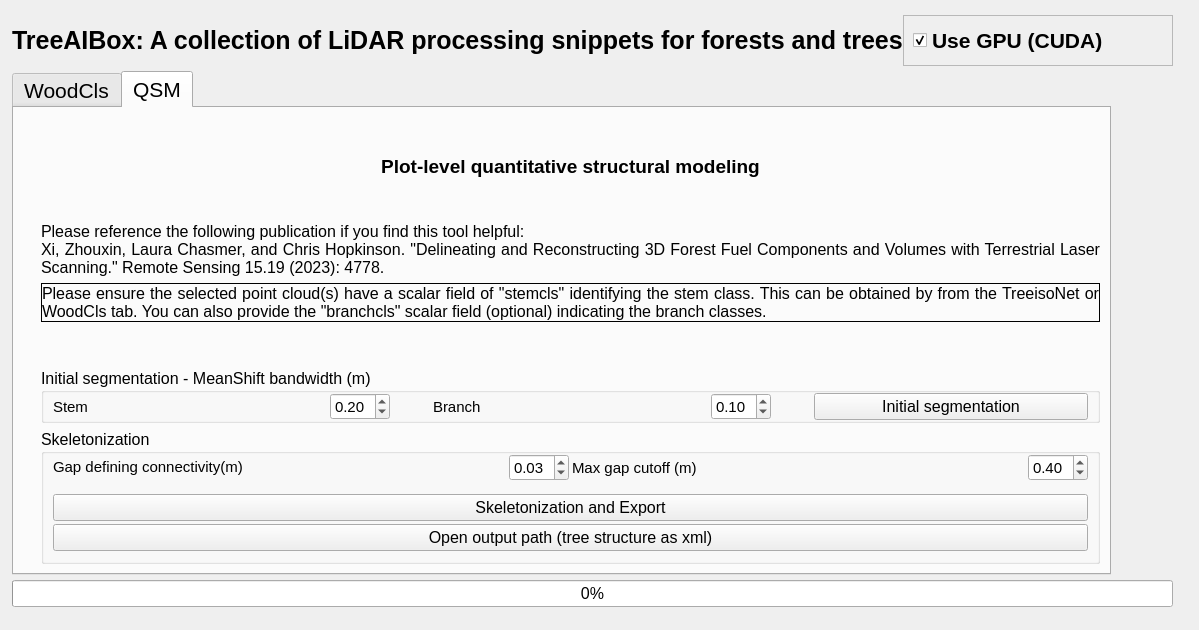
<?xml version="1.0" encoding="UTF-8"?>
<ui version="4.0">
 <class>Widget</class>
 <widget class="QWidget" name="Widget">
  <property name="enabled">
   <bool>true</bool>
  </property>
  <property name="geometry">
   <rect>
    <x>0</x>
    <y>0</y>
    <width>1199</width>
    <height>630</height>
   </rect>
  </property>
  <property name="sizePolicy">
   <sizepolicy hsizetype="Expanding" vsizetype="Expanding">
    <horstretch>0</horstretch>
    <verstretch>0</verstretch>
   </sizepolicy>
  </property>
  <property name="windowTitle">
   <string>Widget</string>
  </property>
  <widget class="QWidget" name="horizontalLayoutWidget">
   <property name="geometry">
    <rect>
     <x>10</x>
     <y>10</y>
     <width>1165</width>
     <height>602</height>
    </rect>
   </property>
   <property name="font">
    <font>
     <pointsize>11</pointsize>
    </font>
   </property>
   <layout class="QGridLayout" name="gridLayout_8">
    <property name="leftMargin">
     <number>2</number>
    </property>
    <property name="topMargin">
     <number>5</number>
    </property>
    <property name="rightMargin">
     <number>2</number>
    </property>
    <property name="bottomMargin">
     <number>5</number>
    </property>
    <property name="horizontalSpacing">
     <number>4</number>
    </property>
    <property name="verticalSpacing">
     <number>5</number>
    </property>
    <item row="3" column="0">
     <widget class="QProgressBar" name="progressBar">
      <property name="sizePolicy">
       <sizepolicy hsizetype="Expanding" vsizetype="Fixed">
        <horstretch>0</horstretch>
        <verstretch>0</verstretch>
       </sizepolicy>
      </property>
      <property name="minimumSize">
       <size>
        <width>0</width>
        <height>0</height>
       </size>
      </property>
      <property name="maximumSize">
       <size>
        <width>16777215</width>
        <height>16777215</height>
       </size>
      </property>
      <property name="baseSize">
       <size>
        <width>0</width>
        <height>0</height>
       </size>
      </property>
      <property name="font">
       <font>
        <pointsize>12</pointsize>
       </font>
      </property>
      <property name="value">
       <number>0</number>
      </property>
     </widget>
    </item>
    <item row="0" column="0">
     <layout class="QGridLayout" name="gridLayout_15" columnstretch="3,1">
      <item row="0" column="0">
       <widget class="QLabel" name="label_9">
        <property name="font">
         <font>
          <pointsize>19</pointsize>
          <weight>75</weight>
          <bold>true</bold>
         </font>
        </property>
        <property name="text">
         <string>TreeAIBox: A collection of LiDAR processing snippets for forests and trees</string>
        </property>
        <property name="alignment">
         <set>Qt::AlignLeading|Qt::AlignLeft|Qt::AlignVCenter</set>
        </property>
        <property name="margin">
         <number>3</number>
        </property>
       </widget>
      </item>
      <item row="0" column="1">
       <widget class="QFrame" name="frame">
        <property name="frameShape">
         <enum>QFrame::StyledPanel</enum>
        </property>
        <property name="frameShadow">
         <enum>QFrame::Raised</enum>
        </property>
        <property name="lineWidth">
         <number>3</number>
        </property>
        <layout class="QGridLayout" name="gridLayout_14">
         <item row="0" column="0">
          <widget class="QCheckBox" name="checkboxGPU">
           <property name="font">
            <font>
             <pointsize>16</pointsize>
             <weight>75</weight>
             <bold>true</bold>
            </font>
           </property>
           <property name="text">
            <string>Use GPU (CUDA)</string>
           </property>
           <property name="iconSize">
            <size>
             <width>20</width>
             <height>20</height>
            </size>
           </property>
           <property name="checked">
            <bool>true</bool>
           </property>
          </widget>
         </item>
        </layout>
       </widget>
      </item>
     </layout>
    </item>
    <item row="1" column="0" rowspan="2">
     <widget class="QTabWidget" name="tabWidget">
      <property name="maximumSize">
       <size>
        <width>1099</width>
        <height>504</height>
       </size>
      </property>
      <property name="font">
       <font>
        <pointsize>16</pointsize>
       </font>
      </property>
      <property name="currentIndex">
       <number>1</number>
      </property>
      <widget class="QWidget" name="tab_3">
       <attribute name="title">
        <string>WoodCls</string>
       </attribute>
       <layout class="QGridLayout" name="gridLayout_4">
        <property name="sizeConstraint">
         <enum>QLayout::SetNoConstraint</enum>
        </property>
        <item row="0" column="0">
         <layout class="QHBoxLayout" name="horizontalLayout_3">
          <item>
           <layout class="QGridLayout" name="gridLayout_9">
            <item row="0" column="0">
             <widget class="QLabel" name="labelWoodClsImage">
              <property name="maximumSize">
               <size>
                <width>600</width>
                <height>400</height>
               </size>
              </property>
              <property name="text">
               <string/>
              </property>
              <property name="pixmap">
               <pixmap resource="form.qrc">:/img/img/woodcls_branch.png</pixmap>
              </property>
              <property name="scaledContents">
               <bool>true</bool>
              </property>
             </widget>
            </item>
           </layout>
          </item>
          <item>
           <layout class="QVBoxLayout" name="verticalLayout_11">
            <property name="spacing">
             <number>0</number>
            </property>
            <property name="leftMargin">
             <number>2</number>
            </property>
            <property name="rightMargin">
             <number>2</number>
            </property>
            <item>
             <widget class="QLabel" name="label_6">
              <property name="font">
               <font>
                <pointsize>14</pointsize>
                <weight>75</weight>
                <bold>true</bold>
               </font>
              </property>
              <property name="text">
               <string>Wood filtering from TLS</string>
              </property>
              <property name="alignment">
               <set>Qt::AlignCenter</set>
              </property>
              <property name="wordWrap">
               <bool>true</bool>
              </property>
              <property name="margin">
               <number>2</number>
              </property>
              <property name="indent">
               <number>1</number>
              </property>
             </widget>
            </item>
            <item>
             <widget class="QLabel" name="label_5">
              <property name="font">
               <font>
                <pointsize>11</pointsize>
               </font>
              </property>
              <property name="text">
               <string>Please reference the following publication if you find this tool helpful:

Xi, Zhouxin, Chris Hopkinson, and Laura Chasmer. &quot;Filtering stems and branches from terrestrial laser scanning point clouds using deep 3-D fully convolutional networks.&quot; Remote Sensing 10.8 (2018): 1215.

Xi, Zhouxin, Laura Chasmer, and Chris Hopkinson. &quot;Delineating and Reconstructing 3D Forest Fuel Components and Volumes with Terrestrial Laser Scanning.&quot; Remote Sensing 15.19 (2023): 4778.</string>
              </property>
              <property name="alignment">
               <set>Qt::AlignJustify|Qt::AlignVCenter</set>
              </property>
              <property name="wordWrap">
               <bool>true</bool>
              </property>
             </widget>
            </item>
            <item>
             <spacer name="verticalSpacer_5">
              <property name="orientation">
               <enum>Qt::Vertical</enum>
              </property>
              <property name="sizeHint" stdset="0">
               <size>
                <width>20</width>
                <height>40</height>
               </size>
              </property>
             </spacer>
            </item>
            <item>
             <widget class="QGroupBox" name="groupBox_5">
              <property name="enabled">
               <bool>true</bool>
              </property>
              <property name="font">
               <font>
                <pointsize>14</pointsize>
               </font>
              </property>
              <property name="title">
               <string>Sensor</string>
              </property>
              <property name="alignment">
               <set>Qt::AlignLeading|Qt::AlignLeft|Qt::AlignVCenter</set>
              </property>
              <property name="checkable">
               <bool>false</bool>
              </property>
              <layout class="QHBoxLayout" name="horizontalLayout_10" stretch="1,0,0">
               <item>
                <widget class="QRadioButton" name="radioWoodClsTLS">
                 <property name="enabled">
                  <bool>true</bool>
                 </property>
                 <property name="text">
                  <string>TLS</string>
                 </property>
                 <property name="checked">
                  <bool>true</bool>
                 </property>
                </widget>
               </item>
               <item>
                <widget class="QRadioButton" name="radioWoodClsUAV">
                 <property name="enabled">
                  <bool>false</bool>
                 </property>
                 <property name="font">
                  <font>
                   <pointsize>14</pointsize>
                  </font>
                 </property>
                 <property name="text">
                  <string>UAV</string>
                 </property>
                </widget>
               </item>
               <item>
                <widget class="QLabel" name="label">
                 <property name="enabled">
                  <bool>false</bool>
                 </property>
                 <property name="text">
                  <string>(To be added)</string>
                 </property>
                </widget>
               </item>
              </layout>
             </widget>
            </item>
            <item>
             <widget class="QGroupBox" name="groupTreeisoNetSensor_3">
              <property name="enabled">
               <bool>true</bool>
              </property>
              <property name="font">
               <font>
                <pointsize>14</pointsize>
               </font>
              </property>
              <property name="title">
               <string>Component</string>
              </property>
              <property name="checkable">
               <bool>false</bool>
              </property>
              <layout class="QHBoxLayout" name="horizontalLayout_19" stretch="1,1">
               <property name="spacing">
                <number>4</number>
               </property>
               <item>
                <widget class="QRadioButton" name="radioWoodClsStem">
                 <property name="enabled">
                  <bool>true</bool>
                 </property>
                 <property name="text">
                  <string>Stem</string>
                 </property>
                 <property name="checked">
                  <bool>true</bool>
                 </property>
                </widget>
               </item>
               <item>
                <widget class="QRadioButton" name="radioWoodClsBranch">
                 <property name="enabled">
                  <bool>true</bool>
                 </property>
                 <property name="text">
                  <string>Branch</string>
                 </property>
                 <property name="checked">
                  <bool>false</bool>
                 </property>
                </widget>
               </item>
              </layout>
             </widget>
            </item>
            <item>
             <spacer name="verticalSpacer">
              <property name="orientation">
               <enum>Qt::Vertical</enum>
              </property>
              <property name="sizeHint" stdset="0">
               <size>
                <width>20</width>
                <height>40</height>
               </size>
              </property>
             </spacer>
            </item>
            <item>
             <layout class="QHBoxLayout" name="horizontalLayout_17" stretch="4,0">
              <property name="spacing">
               <number>6</number>
              </property>
              <property name="sizeConstraint">
               <enum>QLayout::SetDefaultConstraint</enum>
              </property>
              <property name="topMargin">
               <number>0</number>
              </property>
              <item>
               <layout class="QVBoxLayout" name="verticalLayout_4">
                <property name="spacing">
                 <number>0</number>
                </property>
                <property name="topMargin">
                 <number>2</number>
                </property>
                <property name="bottomMargin">
                 <number>2</number>
                </property>
                <item>
                 <widget class="QLabel" name="label_17">
                  <property name="maximumSize">
                   <size>
                    <width>16777215</width>
                    <height>40</height>
                   </size>
                  </property>
                  <property name="font">
                   <font>
                    <pointsize>14</pointsize>
                   </font>
                  </property>
                  <property name="text">
                   <string>Predefined models</string>
                  </property>
                  <property name="indent">
                   <number>0</number>
                  </property>
                 </widget>
                </item>
                <item>
                 <widget class="QComboBox" name="comboPretrainWoodCls">
                  <property name="font">
                   <font>
                    <pointsize>11</pointsize>
                   </font>
                  </property>
                 </widget>
                </item>
               </layout>
              </item>
              <item>
               <layout class="QVBoxLayout" name="verticalLayout_12" stretch="1,0,1">
                <property name="spacing">
                 <number>0</number>
                </property>
                <property name="rightMargin">
                 <number>0</number>
                </property>
                <item>
                 <widget class="QPushButton" name="btnWoodclsOpenModelPath">
                  <property name="sizePolicy">
                   <sizepolicy hsizetype="Expanding" vsizetype="Expanding">
                    <horstretch>0</horstretch>
                    <verstretch>0</verstretch>
                   </sizepolicy>
                  </property>
                  <property name="font">
                   <font>
                    <pointsize>12</pointsize>
                    <kerning>true</kerning>
                   </font>
                  </property>
                  <property name="styleSheet">
                   <string notr="true"/>
                  </property>
                  <property name="text">
                   <string>Model path</string>
                  </property>
                  <property name="autoDefault">
                   <bool>false</bool>
                  </property>
                  <property name="default">
                   <bool>false</bool>
                  </property>
                  <property name="flat">
                   <bool>false</bool>
                  </property>
                 </widget>
                </item>
                <item>
                 <widget class="Line" name="line_2">
                  <property name="sizePolicy">
                   <sizepolicy hsizetype="Expanding" vsizetype="Expanding">
                    <horstretch>0</horstretch>
                    <verstretch>0</verstretch>
                   </sizepolicy>
                  </property>
                  <property name="minimumSize">
                   <size>
                    <width>0</width>
                    <height>10</height>
                   </size>
                  </property>
                  <property name="frameShadow">
                   <enum>QFrame::Plain</enum>
                  </property>
                  <property name="lineWidth">
                   <number>3</number>
                  </property>
                  <property name="midLineWidth">
                   <number>0</number>
                  </property>
                  <property name="orientation">
                   <enum>Qt::Vertical</enum>
                  </property>
                 </widget>
                </item>
                <item>
                 <widget class="QPushButton" name="btnWoodclsDownload">
                  <property name="font">
                   <font>
                    <pointsize>12</pointsize>
                    <kerning>true</kerning>
                   </font>
                  </property>
                  <property name="text">
                   <string>Download</string>
                  </property>
                 </widget>
                </item>
               </layout>
              </item>
             </layout>
            </item>
            <item>
             <spacer name="verticalSpacer_20">
              <property name="orientation">
               <enum>Qt::Vertical</enum>
              </property>
              <property name="sizeType">
               <enum>QSizePolicy::Preferred</enum>
              </property>
              <property name="sizeHint" stdset="0">
               <size>
                <width>20</width>
                <height>40</height>
               </size>
              </property>
             </spacer>
            </item>
            <item>
             <widget class="QPushButton" name="btnWoodclsApply">
              <property name="font">
               <font>
                <pointsize>14</pointsize>
               </font>
              </property>
              <property name="text">
               <string>Apply</string>
              </property>
             </widget>
            </item>
           </layout>
          </item>
         </layout>
        </item>
       </layout>
      </widget>
      <widget class="QWidget" name="tab_4">
       <attribute name="title">
        <string>QSM</string>
       </attribute>
       <layout class="QGridLayout" name="gridLayout_7">
        <item row="0" column="0">
         <layout class="QHBoxLayout" name="horizontalLayout_4">
          <item>
           <layout class="QGridLayout" name="gridLayout_10">
            <item row="0" column="0">
             <widget class="QLabel" name="label_25">
              <property name="maximumSize">
               <size>
                <width>600</width>
                <height>400</height>
               </size>
              </property>
              <property name="text">
               <string/>
              </property>
              <property name="pixmap">
			   <pixmap resource="form.qrc">:/img/img/branchreconstruction.png</pixmap>
              </property>
              <property name="scaledContents">
               <bool>true</bool>
              </property>
             </widget>
            </item>
           </layout>
          </item>
          <item>
           <layout class="QVBoxLayout" name="verticalLayout_13" stretch="2,1,0,0,0,0">
            <property name="spacing">
             <number>6</number>
            </property>
            <item>
             <widget class="QLabel" name="label_30">
              <property name="font">
               <font>
                <pointsize>14</pointsize>
                <weight>75</weight>
                <bold>true</bold>
                <underline>false</underline>
               </font>
              </property>
              <property name="text">
               <string>Plot-level quantitative structural modeling</string>
              </property>
              <property name="alignment">
               <set>Qt::AlignCenter</set>
              </property>
              <property name="wordWrap">
               <bool>true</bool>
              </property>
              <property name="margin">
               <number>2</number>
              </property>
              <property name="indent">
               <number>1</number>
              </property>
             </widget>
            </item>
            <item>
             <widget class="QLabel" name="label_31">
              <property name="font">
               <font>
                <pointsize>12</pointsize>
                <underline>false</underline>
               </font>
              </property>
              <property name="text">
               <string>Please reference the following publication if you find this tool helpful:
Xi, Zhouxin, Laura Chasmer, and Chris Hopkinson. &quot;Delineating and Reconstructing 3D Forest Fuel Components and Volumes with Terrestrial Laser Scanning.&quot; Remote Sensing 15.19 (2023): 4778.</string>
              </property>
              <property name="alignment">
               <set>Qt::AlignJustify|Qt::AlignVCenter</set>
              </property>
              <property name="wordWrap">
               <bool>true</bool>
              </property>
              <property name="margin">
               <number>3</number>
              </property>
              <property name="indent">
               <number>-1</number>
              </property>
             </widget>
            </item>
            <item>
             <widget class="QLabel" name="label_32">
              <property name="font">
               <font>
                <pointsize>12</pointsize>
               </font>
              </property>
              <property name="frameShape">
               <enum>QFrame::Box</enum>
              </property>
              <property name="text">
               <string>Please ensure the selected point cloud(s) have a scalar field of &quot;stemcls&quot; identifying the stem class. This can be obtained by from the TreeisoNet or WoodCls tab. You can also provide the &quot;branchcls&quot; scalar field (optional) indicating the branch classes.</string>
              </property>
              <property name="alignment">
               <set>Qt::AlignJustify|Qt::AlignVCenter</set>
              </property>
              <property name="wordWrap">
               <bool>true</bool>
              </property>
              <property name="margin">
               <number>4</number>
              </property>
             </widget>
            </item>
            <item>
             <spacer name="verticalSpacer_9">
              <property name="orientation">
               <enum>Qt::Vertical</enum>
              </property>
              <property name="sizeHint" stdset="0">
               <size>
                <width>20</width>
                <height>40</height>
               </size>
              </property>
             </spacer>
            </item>
            <item>
             <widget class="QGroupBox" name="groupBox_3">
              <property name="enabled">
               <bool>true</bool>
              </property>
              <property name="font">
               <font>
                <pointsize>12</pointsize>
               </font>
              </property>
              <property name="title">
               <string>Initial segmentation - MeanShift bandwidth (m)</string>
              </property>
              <property name="checkable">
               <bool>false</bool>
              </property>
              <layout class="QHBoxLayout" name="horizontalLayout_18" stretch="1,2,0,1,2,0,1">
               <property name="spacing">
                <number>3</number>
               </property>
               <property name="leftMargin">
                <number>9</number>
               </property>
               <property name="topMargin">
                <number>0</number>
               </property>
               <property name="rightMargin">
                <number>9</number>
               </property>
               <property name="bottomMargin">
                <number>0</number>
               </property>
               <item>
                <widget class="QLabel" name="label_21">
                 <property name="font">
                  <font>
                   <pointsize>11</pointsize>
                  </font>
                 </property>
                 <property name="text">
                  <string>Stem</string>
                 </property>
                </widget>
               </item>
               <item>
                <widget class="QDoubleSpinBox" name="spinQSMStemSpacing">
                 <property name="maximumSize">
                  <size>
                   <width>60</width>
                   <height>16777215</height>
                  </size>
                 </property>
                 <property name="font">
                  <font>
                   <pointsize>11</pointsize>
                  </font>
                 </property>
                 <property name="decimals">
                  <number>2</number>
                 </property>
                 <property name="maximum">
                  <double>100.000000000000000</double>
                 </property>
                 <property name="singleStep">
                  <double>0.050000000000000</double>
                 </property>
                 <property name="value">
                  <double>0.200000000000000</double>
                 </property>
                </widget>
               </item>
               <item>
                <spacer name="horizontalSpacer">
                 <property name="orientation">
                  <enum>Qt::Horizontal</enum>
                 </property>
                 <property name="sizeHint" stdset="0">
                  <size>
                   <width>40</width>
                   <height>20</height>
                  </size>
                 </property>
                </spacer>
               </item>
               <item>
                <widget class="QLabel" name="label_14">
                 <property name="font">
                  <font>
                   <pointsize>11</pointsize>
                  </font>
                 </property>
                 <property name="text">
                  <string>Branch</string>
                 </property>
                </widget>
               </item>
               <item>
                <widget class="QDoubleSpinBox" name="spinQSMBranchBandwidth">
                 <property name="maximumSize">
                  <size>
                   <width>60</width>
                   <height>16777215</height>
                  </size>
                 </property>
                 <property name="font">
                  <font>
                   <pointsize>11</pointsize>
                  </font>
                 </property>
                 <property name="decimals">
                  <number>2</number>
                 </property>
                 <property name="maximum">
                  <double>100.000000000000000</double>
                 </property>
                 <property name="singleStep">
                  <double>0.010000000000000</double>
                 </property>
                 <property name="value">
                  <double>0.100000000000000</double>
                 </property>
                </widget>
               </item>
               <item>
                <spacer name="horizontalSpacer_2">
                 <property name="orientation">
                  <enum>Qt::Horizontal</enum>
                 </property>
                 <property name="sizeHint" stdset="0">
                  <size>
                   <width>40</width>
                   <height>20</height>
                  </size>
                 </property>
                </spacer>
               </item>
               <item>
                <widget class="QPushButton" name="btnQSMInitSegmentation">
                 <property name="font">
                  <font>
                   <pointsize>12</pointsize>
                   <kerning>true</kerning>
                  </font>
                 </property>
                 <property name="text">
                  <string>Initial segmentation</string>
                 </property>
                </widget>
               </item>
              </layout>
             </widget>
            </item>
            <item>
             <widget class="QGroupBox" name="groupBox_4">
              <property name="enabled">
               <bool>true</bool>
              </property>
              <property name="font">
               <font>
                <pointsize>12</pointsize>
               </font>
              </property>
              <property name="title">
               <string>Skeletonization</string>
              </property>
              <property name="checkable">
               <bool>false</bool>
              </property>
              <layout class="QHBoxLayout" name="horizontalLayout_20" stretch="0">
               <property name="spacing">
                <number>3</number>
               </property>
               <property name="leftMargin">
                <number>9</number>
               </property>
               <property name="topMargin">
                <number>0</number>
               </property>
               <property name="rightMargin">
                <number>9</number>
               </property>
               <property name="bottomMargin">
                <number>0</number>
               </property>
               <item>
                <layout class="QVBoxLayout" name="verticalLayout_8">
                 <property name="rightMargin">
                  <number>0</number>
                 </property>
                 <property name="bottomMargin">
                  <number>10</number>
                 </property>
                 <item>
                  <layout class="QHBoxLayout" name="horizontalLayout_13">
                   <property name="bottomMargin">
                    <number>10</number>
                   </property>
                   <item>
                    <widget class="QLabel" name="label_23">
                     <property name="font">
                      <font>
                       <pointsize>11</pointsize>
                      </font>
                     </property>
                     <property name="text">
                      <string>&lt;html&gt;&lt;head/&gt;&lt;body&gt;&lt;p&gt;Gap defining connectivity(m)&lt;/p&gt;&lt;/body&gt;&lt;/html&gt;</string>
                     </property>
                    </widget>
                   </item>
                   <item>
                    <widget class="QDoubleSpinBox" name="spinQSMConnectivitySearchRadius">
                     <property name="maximumSize">
                      <size>
                       <width>60</width>
                       <height>16777215</height>
                      </size>
                     </property>
                     <property name="font">
                      <font>
                       <pointsize>11</pointsize>
                      </font>
                     </property>
                     <property name="decimals">
                      <number>2</number>
                     </property>
                     <property name="maximum">
                      <double>10.000000000000000</double>
                     </property>
                     <property name="singleStep">
                      <double>0.010000000000000</double>
                     </property>
                     <property name="value">
                      <double>0.030000000000000</double>
                     </property>
                    </widget>
                   </item>
                   <item>
                    <widget class="QLabel" name="label_19">
                     <property name="font">
                      <font>
                       <pointsize>11</pointsize>
                      </font>
                     </property>
                     <property name="text">
                      <string>Max gap cutoff (m)</string>
                     </property>
                    </widget>
                   </item>
                   <item>
                    <widget class="QDoubleSpinBox" name="spinQSMOcclusionCutoff">
                     <property name="maximumSize">
                      <size>
                       <width>60</width>
                       <height>16777215</height>
                      </size>
                     </property>
                     <property name="font">
                      <font>
                       <pointsize>11</pointsize>
                      </font>
                     </property>
                     <property name="decimals">
                      <number>2</number>
                     </property>
                     <property name="singleStep">
                      <double>0.100000000000000</double>
                     </property>
                     <property name="value">
                      <double>0.400000000000000</double>
                     </property>
                    </widget>
                   </item>
                  </layout>
                 </item>
                 <item>
                  <widget class="QPushButton" name="btnQSMApply">
                   <property name="font">
                    <font>
                     <pointsize>12</pointsize>
                     <kerning>true</kerning>
                    </font>
                   </property>
                   <property name="text">
                    <string>Skeletonization and Export</string>
                   </property>
                  </widget>
                 </item>
                 <item>
                  <widget class="QPushButton" name="btnQSMOpenOutputPath">
                   <property name="text">
                    <string>Open output path (tree structure as xml)</string>
                   </property>
                  </widget>
                 </item>
                </layout>
               </item>
              </layout>
             </widget>
            </item>
           </layout>
          </item>
         </layout>
        </item>
       </layout>
      </widget>
     </widget>
    </item>
   </layout>
  </widget>
 </widget>
 <resources/>
 <connections/>
</ui>
